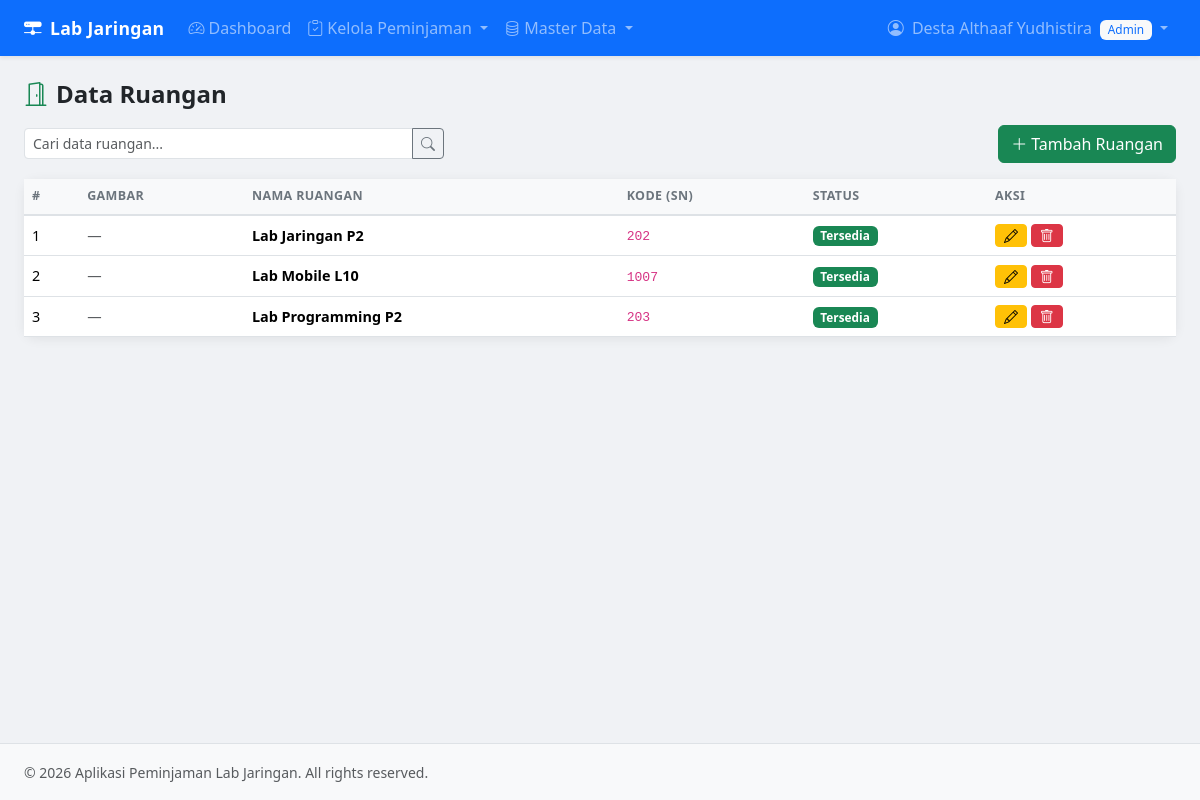
The app's page /pages/admin/ruangan.php (signed in) with its own data.
### tables this page shows
CREATE TABLE IF NOT EXISTS `ruangan` (
  `id` int NOT NULL AUTO_INCREMENT,
  `namaRuangan` text NOT NULL,
  `SN` int NOT NULL COMMENT 'Nomor/Kode Ruangan',
  `gambar` varchar(255) DEFAULT NULL,
  `status_ruangan` enum('Tersedia','Dipakai','Rusak') NOT NULL DEFAULT 'Tersedia',
  PRIMARY KEY (`id`),
  UNIQUE KEY `SN` (`SN`)
);

### pages/admin/ruangan.php (the view, shortened to what this page needs)
<?php
require_once __DIR__ . '/../../includes/db.php';
require_once __DIR__ . '/../../includes/auth.php';
$q = trim($_GET['q'] ?? '');
$where = '';
$list = $conn->query("SELECT * FROM ruangan $where ORDER BY namaRuangan");
require_once __DIR__ . '/../../includes/header.php';
?>
<div class="d-flex justify-content-between align-items-center mb-3">
  <h4 class="fw-bold mb-0"><i class="bi bi-door-open me-2 text-success"></i>Data Ruangan</h4>
</div>
<div class="d-flex justify-content-between align-items-center mb-3 flex-wrap gap-2">
  <form method="GET" class="flex-grow-1">
    <div class="input-group input-group-sm" style="max-width:420px;">
      <input type="search" name="q" class="form-control" placeholder="Cari data ruangan..."
        value="<?= sanitize($q) ?>">
      <button class="btn btn-outline-secondary" type="submit"><i class="bi bi-search"></i></button>
    </div>
  </form>
  <button class="btn btn-success" data-bs-toggle="modal" data-bs-target="#modalAdd">
    <i class="bi bi-plus-lg me-1"></i>Tambah Ruangan
  </button>
</div>
<div class="card">
<div class="card-body p-0">
<div class="table-responsive">
<table class="table table-hover mb-0">
  <thead>
    <tr><th>#</th><th>Gambar</th><th>Nama Ruangan</th><th>Kode (SN)</th><th>Status</th><th>Aksi</th></tr>
  </thead>
  <tbody>
  <?php $i = 1; while ($r = $list->fetch_assoc()): ?>
  <tr>
    <td><?= $i++ ?></td>
    <td>
      <?php if ($r['gambar']): ?>
        <img src="<?= UPLOAD_URL . $r['gambar'] ?>" class="thumb" alt="">
      <?php else: ?><span class="text-muted">—</span><?php endif; ?>
    </td>
    <td class="fw-semibold"><?= sanitize($r['namaRuangan']) ?></td>
    <td><code><?= $r['SN'] ?></code></td>
    <td><?= badgeStatus($r['status_ruangan']) ?></td>
    <td>
      <button class="btn btn-sm btn-warning py-0" data-bs-toggle="modal" data-bs-target="#modalEdit<?= $r['id'] ?>">
        <i class="bi bi-pencil"></i>
      </button>
      <a href="?del=<?= $r['id'] ?>" class="btn btn-sm btn-danger py-0"
         data-confirm="Hapus ruangan <?= sanitize($r['namaRuangan']) ?>?">
        <i class="bi bi-trash"></i>
      </a>
    </td>
  </tr>
  <?php endwhile; ?>
  </tbody>
</table>
</div>
</div>
</div>
<?php require_once __DIR__ . '/../../includes/footer.php'; ?>

### includes/auth.php (shortened to what this page needs)
<?php
function sanitize($str) {
    return htmlspecialchars((string)$str, ENT_QUOTES, 'UTF-8');
}
function badgeStatus($status) {
    $map = [
        'Tersedia' => 'success',
        'Dipakai'  => 'primary',
        'Rusak'    => 'danger',
    ];
    $c = $map[$status] ?? 'secondary';
    return '<span class="badge bg-' . $c . '">' . sanitize($status) . '</span>';
}

### assets/css/style.css (style rules this page uses)
:root { --bs-primary: #0d6efd; }
body { background: #f0f2f5; min-height: 100vh; display: flex; flex-direction: column; }
.card { border: none; border-radius: 12px; box-shadow: 0 2px 12px rgba(0,0,0,.07); }
.table thead th { background: #f8f9fa; font-size: .78rem; text-transform: uppercase; letter-spacing: .4px; font-weight: 700; color: #6c757d; border-bottom: 2px solid #dee2e6; }
.table td { vertical-align: middle; font-size: .9rem; }
.badge { font-size: .74rem; font-weight: 600; }
code { font-size: .82rem; }

### records on screen
ruangan: namaRuangan "Lab Jaringan P2", SN "202", status_ruangan "Tersedia"
ruangan: namaRuangan "Lab Mobile L10", SN "1007", status_ruangan "Tersedia"
ruangan: namaRuangan "Lab Programming P2", SN "203", status_ruangan "Tersedia"

### other values on screen
$_SESSION['nama'] "Desta Althaaf Yudhistira"
$_SESSION['role'] "Admin"
